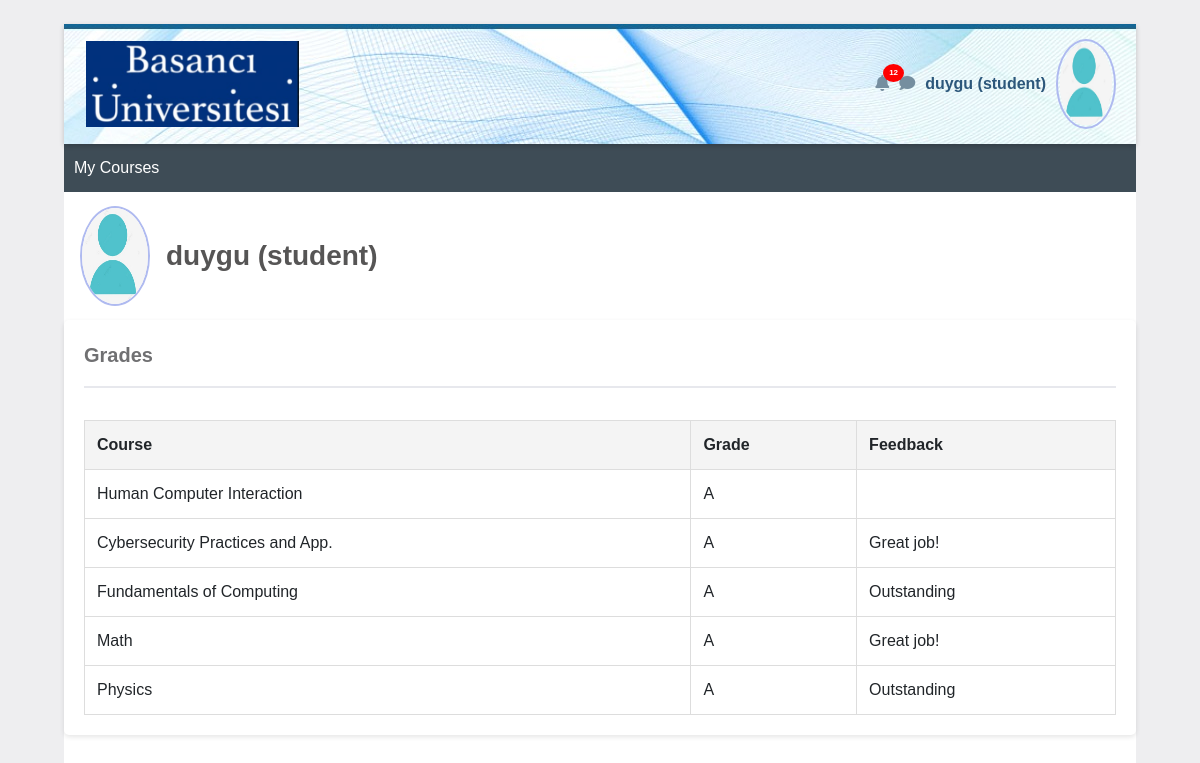
The app's page /student/2/grades (signed in) with its own data.
### tables this page shows
CREATE TABLE grades (
        id INTEGER PRIMARY KEY,
        student_id INTEGER,
        course TEXT,
        grade TEXT,
        comments TEXT,
        FOREIGN KEY(student_id) REFERENCES users(id)
    );

### app/routes.py (the view)
@main.route('/student/<student_id>/grades')
def grades(student_id):
    conn = sqlite3.connect('vulnerable.db')
    c = conn.cursor()
    username=session['username']
    role=  session['role']
    c.execute("SELECT course, grade, comments FROM grades WHERE student_id=?", (student_id,))
    courses = c.fetchall()
    conn.close()
    return render_template('grades.html', courses=courses, username= username, role=role, student_id=student_id)

### app/templates/grades.html (shortened to what this page needs)
<!DOCTYPE html>
<html lang="en">
<head>
    <link rel="stylesheet" href="https://stackpath.bootstrapcdn.com/bootstrap/4.5.2/css/bootstrap.min.css">
    <link rel="stylesheet" href="https://cdnjs.cloudflare.com/ajax/libs/font-awesome/5.15.4/css/all.min.css">
</head>
<body>
    <div class="initialBox">
        <div class="navbar">
            <div>
                <img src="{{ url_for('static', filename='logo.png') }}" alt="Logo">
            </div>
            <div class="user-profile">
                <div class="notification">
                    <i class="fas fa-bell icn"></i>
                    <span class="notification-badge">12</span>
                </div>
                <div >
                    <i class="fas fa-comment icn"></i>
                </div>
                <div class="user-profile" onclick="toggleDropdown()">
                <span class="user-name">{{ username }} <strong> ({{role}})</strong></span>
                <img src="{{ url_for('static', filename='user.png') }}" alt="Profile" class="profile-img">
                </div>
            </div>
        </div>
        <div class="middle-bar">
            <a class="course" href="{{ url_for('main.student_dashboard', student_id=student_id) }}">My Courses</a>
        </div>
        <div class="profWrapper">
            <img src="{{ url_for('static', filename='user.png') }}" alt="Profile" class="profPic">
            <span class="name">{{ username }} <strong> ({{role}})</strong></span>
        </div>
        <div class="grades-container">
            <div class="grades">Grades</div>
            <hr style="border: 1px solid rgb(231, 232, 237);  margin-bottom: 2rem;">
            <table>
                <thead>
                    <tr>
                        <th>Course</th>
                        <th>Grade</th>
                        <th>Feedback</th>
                    </tr>
                </thead>
                <tbody>
                    {% for course, grade, comment in courses %}
                    <tr>
                        <td>{{course}}</td>
                        <td>{{ grade  }}</td>
                        <td>{{ comment | safe  }}</td>
                    </tr>
                    {% endfor %}
                </tbody>
            </table>
        </div>
</body>
</html>

### records on screen
grades: course "Human Computer Interaction", grade "A"
grades: course "Cybersecurity Practices and App.", grade "A", comments "Great job!"
grades: course "Fundamentals of Computing", grade "A", comments "Outstanding"
grades: course "Math", grade "A", comments "Great job!"
grades: course "Physics", grade "A", comments "Outstanding"

### other values on screen
{{ username }} "duygu"
{{ role }} "student"
